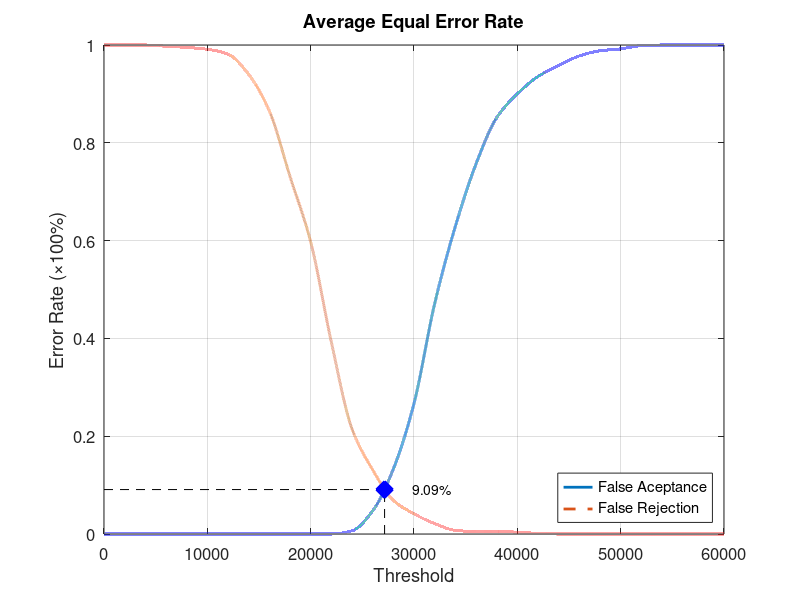
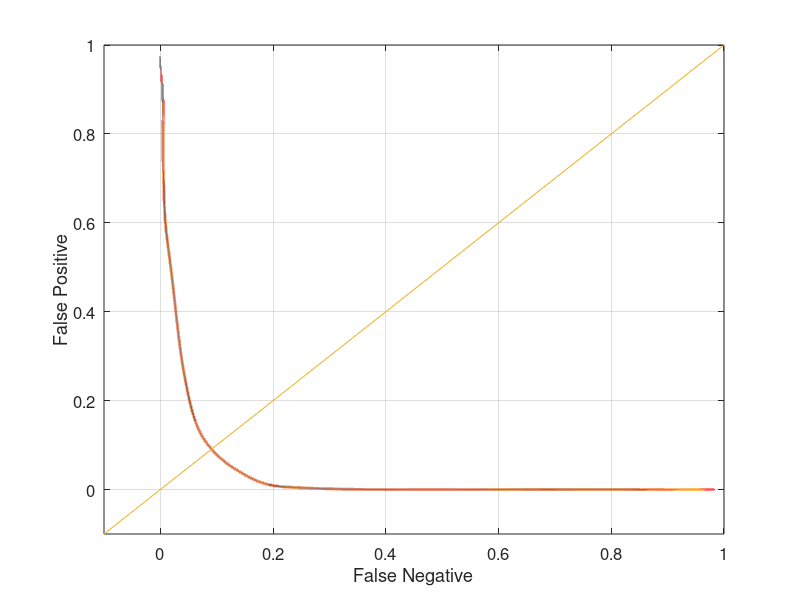

MATLAB code for these plots, in order:
function yEER = Experiment5Average
close all;
clear;
clc;
x = 0:2000:60000;
xq = 0:0.5:60000;

y0 = [0 0 0 0 0 0 0 0 0 0 0 0 0.00657895 0.0473684 0.132895 0.267105 0.471053 0.628947 0.756579 0.851316 0.9 0.935526 0.957895 0.977632 0.988158 0.992105 0.998684 1 1 1 1];
yy0 = interp1(x, y0, xq, 'pchip');
y1 = [1 1 1 0.9975 0.995 0.99125 0.98125 0.94 0.865 0.73125 0.5975 0.3925 0.215 0.13125 0.06875 0.04125 0.02125 0.0075 0.005 0.005 0.00375 0.00125 0 0 0 0 0 0 0 0 0];
yy1 = interp1(x, y1, xq, 'pchip');

% Calculating EER: 
y2 = abs(y0 - y1);
find(y2 == min(y2))
yy2 = abs(yy0 - yy1);
xEER = find(yy2 == min(yy2));
xEERIndex = xq(xEER) % X-axis EER
yEER = yy0(xEER) % Y-axis EER

main = figure
plot(xq, yy0,'-','LineWidth', 2);	hold on
plot(xq, yy1,'--','LineWidth', 2);	hold on
plot([xEERIndex xEERIndex], [0 yEER], 'k--');	hold on
plot([0 xEERIndex], [yEER yEER], 'k--');	hold on
plot(xEERIndex, yEER, 'bx', 'LineWidth', 10);	hold on
text(xEERIndex + 10 * xEERIndex / 100, yEER, [num2str(round((10000 * yEER)) / 100) '%'])
legend('False Aceptance', 'False Rejection', 'Location', 'SouthEast')
xlabel('Threshold')
ylabel('Error Rate (\times100%)')
title('Average Equal Error Rate')
set(gca, 'FontSize', 12)
axis([0 60000 0 1])
grid on

print(main, 'Experiment5AverageMain', '-dpng');
FNRxFPR = figure('Color', [1 1 1]);
plot(yy1, yy0, '-', yy1, yy0, 'LineWidth', 2);
hold on
y = -0.1:0.1:1
plot(y, y); 
set(gca, 'FontSize', 12)
xlabel('False Negative')
ylabel('False Positive')
axis([-0.1 1 -0.1 1])
set(gca, 'FontSize', 12)
grid on

print(FNRxFPR, 'Experiment5AverageFNRxFPR','-dpng');
end
